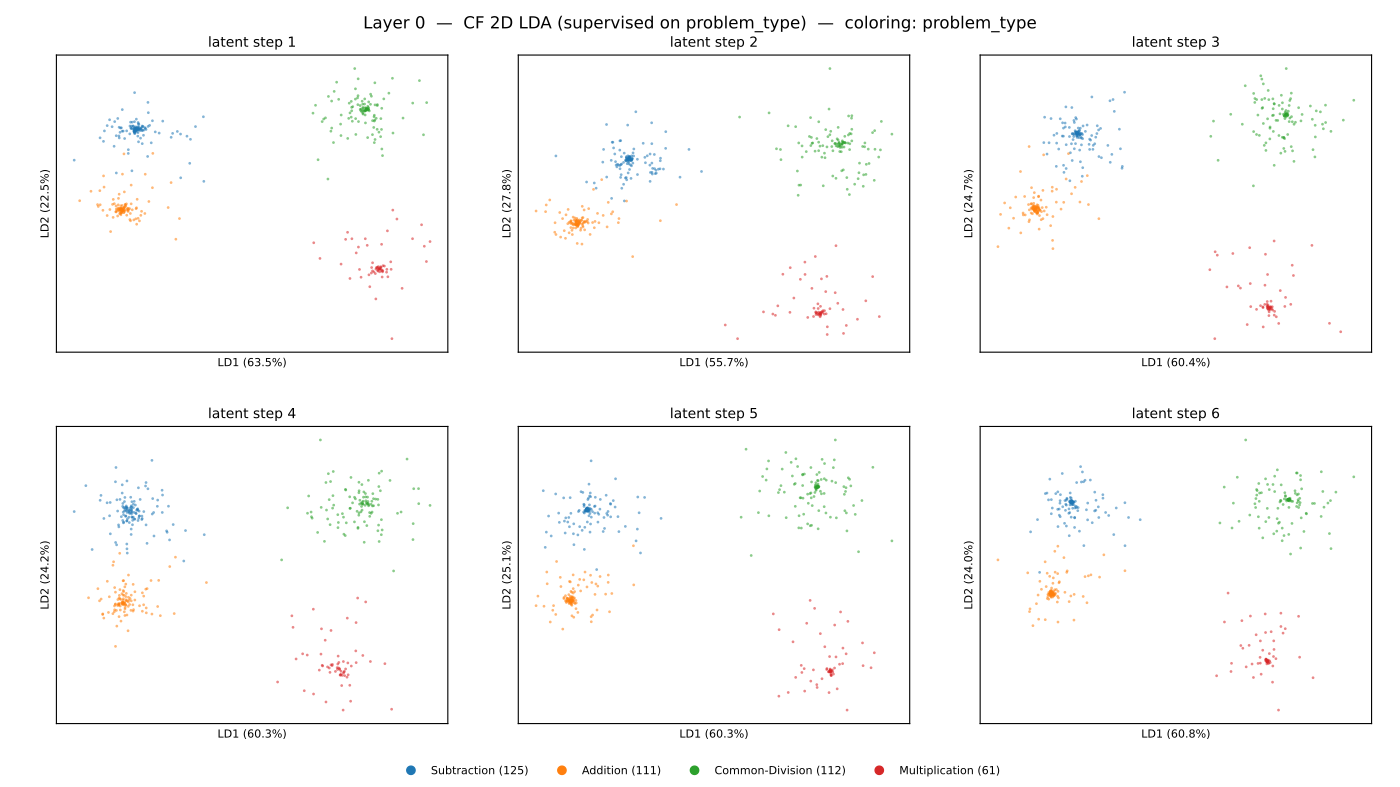

The script that saved this image:
"""Per-(layer, latent-step) 2D LDA on the *counterfactual* magnitude-matched
SVAMP activations, supervised on problem type. Colorings:
  - problem_type   : sanity check that the LDA finds operator separation
  - output_bucket  : does the operator-supervised axis also separate magnitude
                     buckets? On magnitude-matched CF, magnitude is decoupled
                     from operator by construction, so the same axes should
                     NOT separate buckets — that's the disentanglement test.

Layout:
  - 17 slides, problem_type coloring
  - 17 slides, output_bucket coloring
Total: 34 slides.
"""

from __future__ import annotations

import json
from collections import Counter
from pathlib import Path

import matplotlib.pyplot as plt
import numpy as np
import torch
from matplotlib.backends.backend_pdf import PdfPages
from matplotlib.lines import Line2D
from sklearn.discriminant_analysis import LinearDiscriminantAnalysis


REPO = Path(__file__).resolve().parent.parent.parent
ACTS_PATH = REPO / "inference" / "runs" / "cf_under99_b_student" / "activations.pt"
CF_DATA = REPO.parent / "cf-datasets" / "cf_under99_b.json"
OUT_PDF = REPO / "visualizations-student-correct" / "sc-v2-B" / "cf_lda_slideshow.pdf"

PROBLEM_TYPE_COLORS = {
    "Subtraction": "#1f77b4",
    "Addition": "#ff7f0e",
    "Common-Division": "#2ca02c",
    "Multiplication": "#d62728",
}
BUCKETS_ORDER = ["<10", "10-99", "100-999", "1000+"]
BUCKET_COLORS = {
    "<10": "#440154",
    "10-99": "#3b528b",
    "100-999": "#21918c",
    "1000+": "#fde725",
}


def load_metadata() -> dict:
    rows = json.load(open(CF_DATA))
    return {
        "n": len(rows),
        "problem_type": np.array([r["type"] for r in rows]),
        "output_bucket": np.array([r["output_bucket"] for r in rows]),
    }


def load_activations() -> np.ndarray:
    print(f"loading activations from {ACTS_PATH}", flush=True)
    t = torch.load(ACTS_PATH, map_location="cpu", weights_only=True)
    a = t.float().numpy()  # (N, S, L, H)
    print(f"  shape={a.shape}  bytes={a.nbytes/1e9:.2f} GB", flush=True)
    return a


def fit_all_lda_2d(
    acts: np.ndarray, problem_type: np.ndarray
) -> tuple[np.ndarray, np.ndarray]:
    """Fit LDA per (layer, latent_step) supervised on problem_type. Returns
    coords (L, S, N, 2) and var-ratio (L, S, 2)."""
    N, S, L, _H = acts.shape
    out = np.empty((L, S, N, 2), dtype=np.float32)
    var_ratio = np.empty((L, S, 2), dtype=np.float32)
    print(
        f"fitting {L*S} LDAs (2D, supervised on CF problem_type, "
        f"per layer × per latent step)",
        flush=True,
    )
    for layer in range(L):
        for step in range(S):
            X = acts[:, step, layer, :]
            lda = LinearDiscriminantAnalysis(n_components=2, solver="svd")
            out[layer, step] = lda.fit_transform(X, problem_type)
            var_ratio[layer, step] = lda.explained_variance_ratio_[:2]
        print(f"  layer {layer}/{L-1} done", flush=True)
    return out, var_ratio


def render_slide(
    pdf: PdfPages,
    layer: int,
    proj_for_layer: np.ndarray,  # (S, N, 2)
    var_for_layer: np.ndarray,   # (S, 2)
    coloring: str,
    meta: dict,
):
    S = proj_for_layer.shape[0]
    fig, axes = plt.subplots(2, 3, figsize=(14, 7.875))
    fig.suptitle(
        f"Layer {layer}  —  CF 2D LDA (supervised on problem_type)  "
        f"—  coloring: {coloring}",
        fontsize=12,
    )
    legend_proxies: list[Line2D] = []
    for s, ax in enumerate(axes.ravel()):
        if s >= S:
            ax.axis("off")
            continue
        xy = proj_for_layer[s]

        if coloring == "problem_type":
            for cls, color in PROBLEM_TYPE_COLORS.items():
                mask = meta["problem_type"] == cls
                ax.scatter(xy[mask, 0], xy[mask, 1],
                           s=4, c=color, alpha=0.55, linewidths=0)
            if s == 0:
                for cls, color in PROBLEM_TYPE_COLORS.items():
                    n = (meta["problem_type"] == cls).sum()
                    legend_proxies.append(
                        Line2D([0], [0], marker="o", linestyle="",
                               color=color, label=f"{cls} ({n})"))
        elif coloring == "output_bucket":
            for cls in BUCKETS_ORDER:
                mask = meta["output_bucket"] == cls
                ax.scatter(xy[mask, 0], xy[mask, 1],
                           s=4, c=BUCKET_COLORS[cls], alpha=0.55, linewidths=0)
            if s == 0:
                for cls in BUCKETS_ORDER:
                    n = (meta["output_bucket"] == cls).sum()
                    legend_proxies.append(
                        Line2D([0], [0], marker="o", linestyle="",
                               color=BUCKET_COLORS[cls], label=f"{cls} ({n})"))
        else:
            raise ValueError(coloring)

        ax.set_title(f"latent step {s+1}", fontsize=10)
        ax.set_xticks([])
        ax.set_yticks([])
        ax.set_xlabel(f"LD1 ({var_for_layer[s, 0]*100:.1f}%)", fontsize=8)
        ax.set_ylabel(f"LD2 ({var_for_layer[s, 1]*100:.1f}%)", fontsize=8)

    if legend_proxies:
        fig.legend(handles=legend_proxies, loc="lower center",
                   ncol=len(legend_proxies), fontsize=8, frameon=False,
                   bbox_to_anchor=(0.5, 0.0))
    fig.subplots_adjust(top=0.93, bottom=0.08, left=0.04, right=0.98,
                        wspace=0.18, hspace=0.25)
    pdf.savefig(fig, dpi=140)
    plt.close(fig)


def main():
    meta = load_metadata()
    acts = load_activations()

    # Filter to student-correct on cf_balanced student.
    cr = json.load(open(REPO / "inference/runs/cf_under99_b_student/results.json"))
    mask = np.array([r["correct"] for r in cr], dtype=bool)
    print(f"filtering to student-correct: {int(mask.sum())}/{len(mask)} kept", flush=True)
    acts = acts[mask]
    for k in ("problem_type", "output_bucket"):
        meta[k] = meta[k][mask]
    meta["n"] = int(mask.sum())

    print("CF labels (student-correct only):",
          " problem_type=", dict(Counter(meta["problem_type"])),
          " | output_bucket=", dict(Counter(meta["output_bucket"])),
          flush=True)

    proj_all, var_all = fit_all_lda_2d(acts, meta["problem_type"])
    L = proj_all.shape[0]

    print(f"writing {OUT_PDF}", flush=True)
    OUT_PDF.parent.mkdir(parents=True, exist_ok=True)
    with PdfPages(OUT_PDF) as pdf:
        for coloring in ["problem_type", "output_bucket"]:
            print(f"  coloring: {coloring}", flush=True)
            for layer in range(L):
                render_slide(pdf, layer, proj_all[layer], var_all[layer], coloring, meta)
    print(f"done -> {OUT_PDF}  ({OUT_PDF.stat().st_size/1e6:.1f} MB)")


if __name__ == "__main__":
    main()
